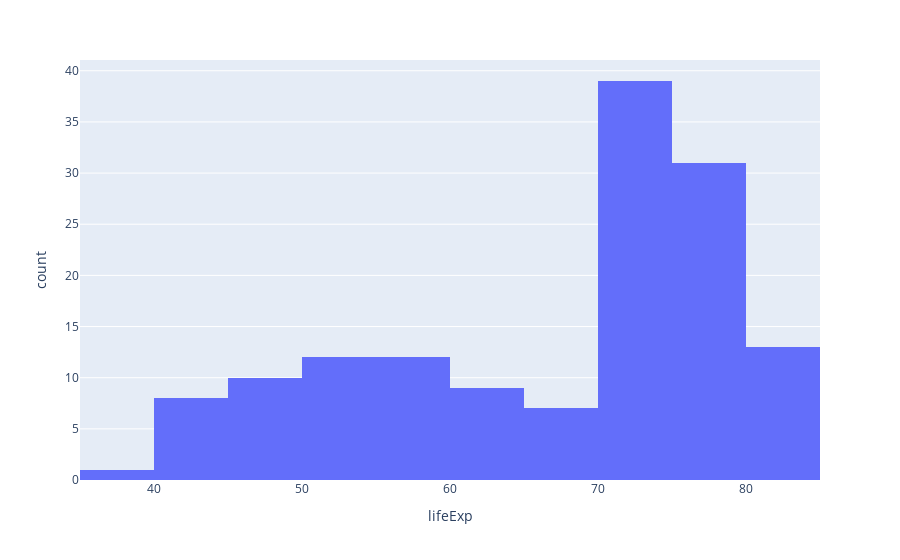

This figure's notebook cell:
### Code cell
px.histogram(data_frame=df, x='lifeExp')

### Figure 1 — Plotly figure (JSON) as saved in the notebook; plotly's stock layout.template omitted (floating-point values rounded to 4 significant figures; data arrays with more than 128 entries replaced by an {"elided": "..."} marker saying what was removed)
{"data": [{"alignmentgroup": "True", "bingroup": "x", "hovertemplate": "lifeExp=%{x}<br>count=%{y}<extra></extra>", "legendgroup": "", "marker": {"color": "#636efa", "pattern": {"shape": ""}}, "name": "", "offsetgroup": "", "orientation": "v", "showlegend": false, "type": "histogram", "x": {"elided": "142 float values"}, "xaxis": "x", "yaxis": "y"}], "layout": {"barmode": "relative", "legend": {"tracegroupgap": 0}, "margin": {"t": 60}, "xaxis": {"anchor": "y", "domain": [0, 1], "title": {"text": "lifeExp"}}, "yaxis": {"anchor": "x", "domain": [0, 1], "title": {"text": "count"}}}}
